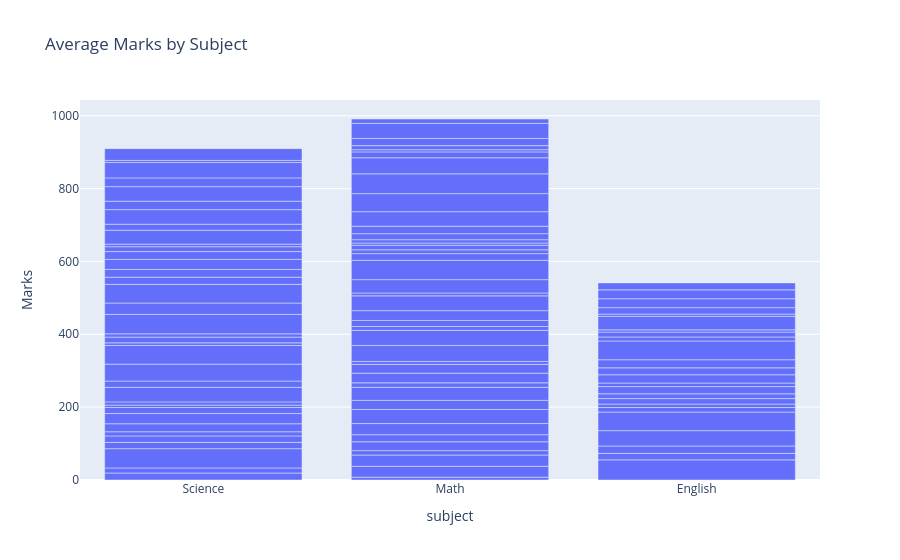

This figure's notebook cell:
### Code cell
px.bar(student, x="subject", y="Marks", title="Average Marks by Subject").show()

### Figure 1 — Plotly figure (JSON) as saved in the notebook; plotly's stock layout.template omitted (floating-point values rounded to 4 significant figures)
{"data": [{"alignmentgroup": "True", "hovertemplate": "subject=%{x}<br>Marks=%{y}<extra></extra>", "legendgroup": "", "marker": {"color": "#636efa", "pattern": {"shape": ""}}, "name": "", "offsetgroup": "", "orientation": "v", "showlegend": false, "textposition": "auto", "type": "bar", "x": ["Science", "Math", "Science", "Science", "English", "English", "Math", "Science", "English", "Math", "English", "Math", "Math", "Science", "Science", "Math", "Math", "Math", "English", "Math", "Science", "Math", "Math", "Science", "Science", "Science", "English", "Math", "English", "Science", "Math", "Math", "English", "Science", "Science", "Math", "English", "Science", "Math", "Science", "Science", "Science", "English", "Math", "English", "Science", "Math", "English", "Math", "English", "Math", "English", "Math", "Math", "Math", "Math", "Science", "English", "Science", "Science", "Math", "English", "Science", "Science", "Math", "English", "Science", "Math", "Math", "Science", "Math", "Science", "Math", "Science", "Math", "English", "English", "Science", "Math", "English", "Math", "English", "Math", "Math", "Science", "Science", "Science", "Math", "Math", "Science", "English", "Math", "Science", "Science", "English", "English", "Science", "Math", "Math", "Science"], "xaxis": "x", "y": [19.2, 7.734, 13.81, 53.02, 55.3, 17.82, 29.89, 17.26, 20.35, 30.86, 42.04, 12.13, 24.32, 17.67, 11.4, 19.47, 30.55, 38.49, 50.99, 25.13, 22.07, 35.94, 12.21, 28.04, 16.52, 6.623, 12.65, 26.53, 9.333, 8.837, 24.17, 8.1, 15.04, 39.97, 17.17, 43.98, 13.12, 46.45, 41.36, 51.14, 7.336, 15.72, 19.77, 10.43, 9.742, 8.924, 16.7, 22.7, 26.88, 19.11, 40.6, 22.18, 7.892, 36.65, 53.16, 18.24, 53.36, 51.58, 31.24, 51.34, 10.52, 10.84, 19.59, 21.38, 12.59, 13.56, 27.57, 6.185, 8.92, 21.4, 16.61, 13.42, 20.4, 7.014, 39.95, 6.217, 36.75, 38.28, 49.54, 6.349, 54.32, 17.7, 44.1, 16.11, 16.46, 39.96, 23.15, 6.053, 11.25, 40.02, 24.39, 19.56, 23.92, 42.43, 24.45, 19.13, 5.609, 41.44, 12.03, 32.36], "yaxis": "y"}], "layout": {"barmode": "relative", "legend": {"tracegroupgap": 0}, "title": {"text": "Average Marks by Subject"}, "xaxis": {"anchor": "y", "domain": [0, 1], "title": {"text": "subject"}}, "yaxis": {"anchor": "x", "domain": [0, 1], "title": {"text": "Marks"}}}}
